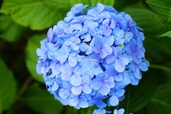
#> input picture img/hydrangea.jpg, 171 x 114 px, shrunk from 800 x 533 before the run
$ jupyter execute kmeans_.ipynb
#> lines starting #> are read from the running program, lines starting #| are printed output that depends on the picture; long printed decimals are rounded
[cell 1]
import cv2
import numpy as np
import matplotlib.pyplot as plt
import math

criteria = (cv2.TERM_CRITERIA_EPS + cv2.TERM_CRITERIA_MAX_ITER, 10, 1.0)

# mean squared error
def MSE(original, compressed):
    return np.mean((original - compressed) ** 2)


# peak signal-to-noise radio
def PSNR(original, compressed):
    mse = MSE(original, compressed)
    if (mse == 0):
        return 100
    max_pixel = 255.0
    return 20 * math.log10(max_pixel / math.sqrt(mse))

def segment_img(path, outpath, K):
    in_img = cv2.imread(path)
    Z = in_img.reshape((-1, 3))
    Z = np.float32(Z)

    _, label, center = cv2.kmeans(
        Z,
        K,
        None,
        criteria,
        10,
        cv2.KMEANS_PP_CENTERS)

    center = np.uint8(center)
    res = center[label.flatten()]
    out_img = res.reshape((in_img.shape))
    # print("MSE =", MSE(in_img, out_img))
    # print("PSNR =", PSNR(in_img, out_img), "db")
    print(f"{K} & {MSE(in_img, out_img)} & {PSNR(in_img, out_img)} db \\\\")
    print("\\hline")
    cv2.imwrite(outpath, out_img)

def plot_distortion(path):
#> called with path = 'img/hydrangea.jpg'
    in_img = cv2.imread(path)
#> in_img is the input picture: shape (114, 171, 3); mean B, G, R 111.7, 110.8, 73.4
    Z = in_img.reshape((-1, 3))
    Z = np.float32(Z)

    losses = []
    for K in range(2, 11):
        compactness = cv2.kmeans(
            Z,
            K,
            None,
            criteria,
            10,
            cv2.KMEANS_PP_CENTERS)[0]
        losses.append(compactness)
#> this loop made 9 passes
#> compactness on passes 1 to 9: 60665017.5, 40387259.6, 22395560.7, 17211281.3, 13499595.1, 11079063.6, 9863725.2, 8689685.7, 7791392.8
#> after the loop, losses = [60665017.5, 40387259.6, 22395560.7, 17211281.3, 13499595.1, 11079063.6, 9863725.2, 8689685.7, 7791392.8]

    plt.figure(figsize=(12, 8))
    plt.plot(np.arange(2, 11), losses, 'bx-')
    plt.xlabel('Giá trị K')
    plt.ylabel('Độ biến dạng')
    plt.title('Biểu đồ phương pháp Elbow')
    plt.show()
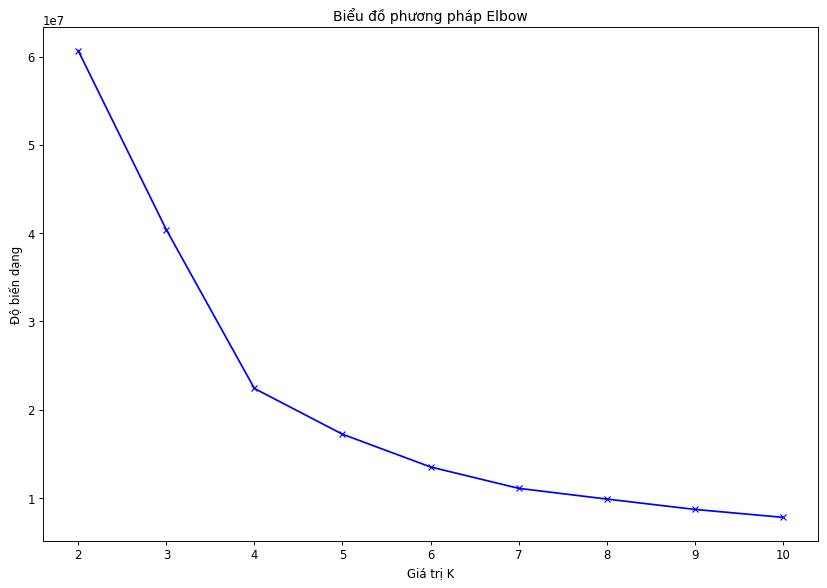
#> figure drawn by matplotlib, 1 panel

[cell 2]
plot_distortion('img/hydrangea.jpg')

[cell 3]
for i in range(2, 11):
    segment_img('img/hydrangea.jpg', f'img/hydrangea_out{i}.jpg', i)
#> in segment_img, `_, label, center = cv2.kmeans( Z, K, None, criteria, 10, cv2.KMEANS_PP..`: label = 19494 values, max 1 at index 440, min 0 at index 0, mean 0.443; center = [[12.53, 68.97, 34.83], [236.7, 163.4, 122.1]]
#> in segment_img, `center = np.uint8(center)`: center = [[12, 68, 34], [236, 163, 122]]
#> in segment_img, `out_img = res.reshape((in_img.shape))`:
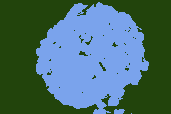
#> out_img: shape (114, 171, 3); mean B, G, R 111.1, 110, 72.9
#> in PSNR, `mse = MSE(original, compressed)`: mse = 99.97
#| 2 & 99.968 & 28.132 db \\

[cell 4]
plot_distortion('img/lake.jpg')
#> call 2 of plot_distortion, with path = 'img/lake.jpg'
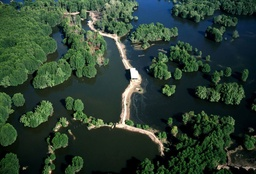
#> input picture img/lake.jpg, 256 x 174 px, shrunk from 1200 x 814 before the run
#> in plot_distortion, in_img is the input picture: shape (174, 256, 3); mean B, G, R 49.9, 65, 45
#> the loop in plot_distortion (call 2), `for K in range(2, 11):` made 9 passes
#> compactness on passes 1 to 9: 94794726.6, 53371108.4, 35714720.4, 27322191.4, 22574757.6, 18399508.7, 15257329.1, 13360932.6, 12046573.9
#> after the loop in plot_distortion (call 2), `for K in range(2, 11):`: losses = [94794726.6, 53371108.4, 35714720.4, 27322191.4, 22574757.6, 18399508.7, 15257329.1, 13360932.6, 12046573.9]

[cell 5]
for i in range(2, 11):
    segment_img('img/lake.jpg', f'img/lake_out{i}.jpg', i)
#> in segment_img (call 10), `_, label, center = cv2.kmeans( Z, K, None, criteria, 10, cv2.KMEANS_PP..`: center = [[89.01, 118, 92.34], [32.32, 41.22, 23.72]]
#> in segment_img (call 10), `center = np.uint8(center)`: center = [[89, 117, 92], [32, 41, 23]]
#> in segment_img (call 10), `out_img = res.reshape((in_img.shape))`:
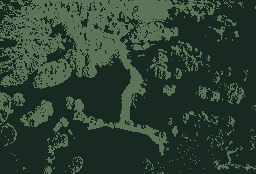
#> out_img: shape (174, 256, 3); mean B, G, R 49.6, 64.5, 44.4
#| 2 & 89.977 & 28.589 db \\

[cell 6]
plot_distortion('img/dog.jpg')
#> call 3 of plot_distortion, with path = 'img/dog.jpg'
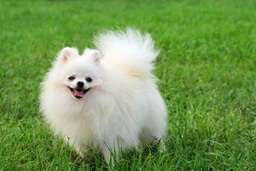
#> input picture img/dog.jpg, 256 x 171 px, shrunk from 1200 x 800 before the run
#> in plot_distortion, in_img is the input picture: shape (171, 256, 3); mean B, G, R 84.6, 151.5, 116.5
#> the loop in plot_distortion (call 3), `for K in range(2, 11):` made 9 passes
#> compactness on passes 1 to 9: 76638232.1, 50461227.5, 31271506.6, 24940382.4, 19849059.4, 16646023.7, 14295076, 12787196, 11651940.9
#> after the loop in plot_distortion (call 3), `for K in range(2, 11):`: losses = [76638232.1, 50461227.5, 31271506.6, 24940382.4, 19849059.4, 16646023.7, 14295076, 12787196, 11651940.9]

[cell 7]
for i in range(2, 11):
    segment_img('img/dog.jpg', f'img/dog_out{i}.jpg', i)
#> in segment_img (call 19), `_, label, center = cv2.kmeans( Z, K, None, criteria, 10, cv2.KMEANS_PP..`: center = [[47.68, 133.1, 86.93], [192.2, 204.9, 202.6]]
#> in segment_img (call 19), `center = np.uint8(center)`: center = [[47, 133, 86], [192, 204, 202]]
#> in segment_img (call 19), `out_img = res.reshape((in_img.shape))`:
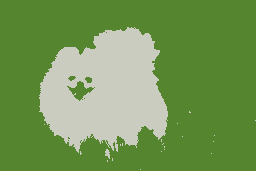
#> out_img: shape (171, 256, 3); mean B, G, R 84.1, 151.2, 115.7
#| 2 & 90.481 & 28.565 db \\
